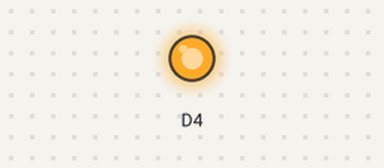
The sketch below on a simulated ESP8266 (NodeMCU). On the bench: output pins drawn as LEDs (lit = HIGH).

Above: at 0.85 s.
At 17.95 s:
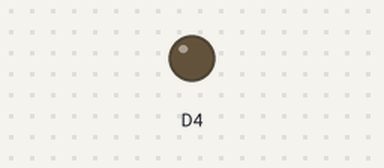
Timing chart, 0 to 18.2 s (numbered marks = the images above):
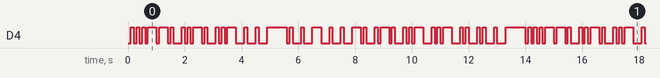

The sketch:

HelloWorldLED.ino
```cpp
void setup() {
  // put your setup code here, to run once:
  pinMode(D4,OUTPUT);
}

void loop() {
  // put your main code here, to run repeatedly:
  //H
  dot();
  dot();
  dot();
  dot();
  newLetter();
  //E
  dot();
  newLetter();
  //L
  dot();
  dash();
  dot();
  dot();
  newLetter();
  //L
  dot();
  dash();
  dot();
  dot();
  newLetter();
  //O
  dash();
  dash();
  dash();
  newWord();
  //W
  dot();
  dash();
  dash();
  newLetter();
  //O
  dash();
  dash();
  dash();
  newLetter();
  //R
  dot();
  dash();
  dot();
  newLetter();
  //L
  dot();
  dash();
  dot();
  dot();
  newLetter();
  //D
  dash();
  dot();
  dot();
  newLetter();
  //!
  dash();
  dot();
  dash();
  dot();
  dash();
  dash();
  newWord();
}

void dot(){
  digitalWrite(D4,LOW);
  delay(100);
  digitalWrite(D4,HIGH);
  delay(100);
}

void dash(){
  digitalWrite(D4,LOW);
  delay(300);
  digitalWrite(D4,HIGH);
  delay(100);
}

void newLetter(){
  delay(200);
}

void newWord(){
  delay(600);
}
```

Measured:
- by itself, D4: moves between LOW and HIGH, repeating every 14.0 s
- by itself, everything shown: repeats every 14.0 s, in 48 steps
